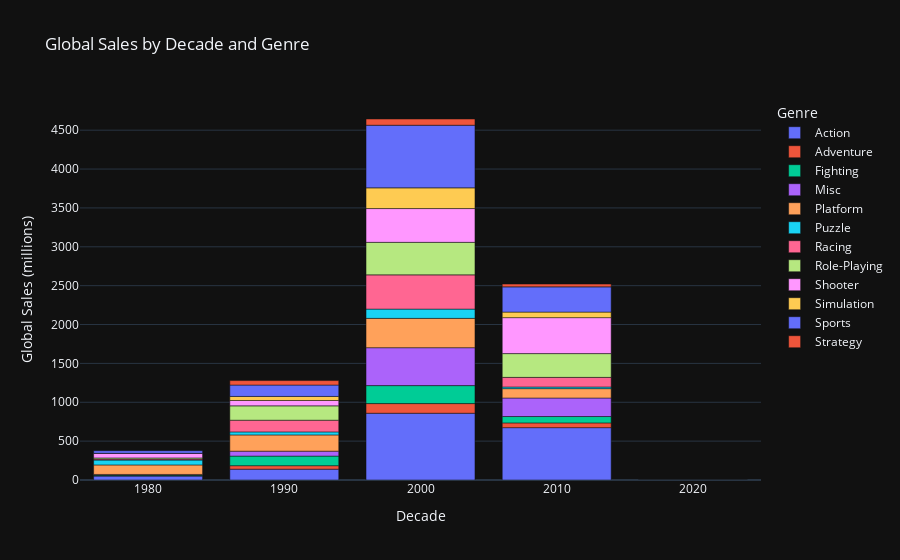

The notebook cell this image was saved under:
### Markdown cell above
Sales by decade & genre

### Code cell
fig_decade = px.bar(
    decade_genre,
    x="Decade",
    y="Global_Sales",
    color="Genre",
    title="Global Sales by Decade and Genre",
    labels={"Global_Sales": "Global Sales (millions)", "Decade": "Decade"}
)
fig_decade.show()

### Figure 1 — Plotly figure (JSON) as saved in the notebook; plotly's stock layout.template omitted (floating-point values rounded to 4 significant figures)
{"data": [{"hovertemplate": "Genre=Action<br>Decade=%{x}<br>Global Sales (millions)=%{y}<extra></extra>", "legendgroup": "Action", "marker": {"color": "#636efa", "pattern": {"shape": ""}}, "name": "Action", "orientation": "v", "showlegend": true, "textposition": "auto", "x": [1980.0, 1990.0, 2000.0, 2010.0], "xaxis": "x", "y": [51.18, 139.3, 858.9, 673.5], "yaxis": "y", "type": "bar"}, {"hovertemplate": "Genre=Adventure<br>Decade=%{x}<br>Global Sales (millions)=%{y}<extra></extra>", "legendgroup": "Adventure", "marker": {"color": "#EF553B", "pattern": {"shape": ""}}, "name": "Adventure", "orientation": "v", "showlegend": true, "textposition": "auto", "x": [1980.0, 1990.0, 2000.0, 2010.0], "xaxis": "x", "y": [4.78, 44.81, 124.2, 61.05], "yaxis": "y", "type": "bar"}, {"hovertemplate": "Genre=Fighting<br>Decade=%{x}<br>Global Sales (millions)=%{y}<extra></extra>", "legendgroup": "Fighting", "marker": {"color": "#00cc96", "pattern": {"shape": ""}}, "name": "Fighting", "orientation": "v", "showlegend": true, "textposition": "auto", "x": [1980.0, 1990.0, 2000.0, 2010.0], "xaxis": "x", "y": [7.24, 123.5, 231.3, 82.08], "yaxis": "y", "type": "bar"}, {"hovertemplate": "Genre=Misc<br>Decade=%{x}<br>Global Sales (millions)=%{y}<extra></extra>", "legendgroup": "Misc", "marker": {"color": "#ab63fa", "pattern": {"shape": ""}}, "name": "Misc", "orientation": "v", "showlegend": true, "textposition": "auto", "x": [1980.0, 1990.0, 2000.0, 2010.0], "xaxis": "x", "y": [8.45, 63.54, 487.6, 238.1], "yaxis": "y", "type": "bar"}, {"hovertemplate": "Genre=Platform<br>Decade=%{x}<br>Global Sales (millions)=%{y}<extra></extra>", "legendgroup": "Platform", "marker": {"color": "#FFA15A", "pattern": {"shape": ""}}, "name": "Platform", "orientation": "v", "showlegend": true, "textposition": "auto", "x": [1980.0, 1990.0, 2000.0, 2010.0], "xaxis": "x", "y": [122.3, 208.9, 377.3, 120.7], "yaxis": "y", "type": "bar"}, {"hovertemplate": "Genre=Puzzle<br>Decade=%{x}<br>Global Sales (millions)=%{y}<extra></extra>", "legendgroup": "Puzzle", "marker": {"color": "#19d3f3", "pattern": {"shape": ""}}, "name": "Puzzle", "orientation": "v", "showlegend": true, "textposition": "auto", "x": [1980.0, 1990.0, 2000.0, 2010.0], "xaxis": "x", "y": [62.73, 38.99, 119.3, 21.24], "yaxis": "y", "type": "bar"}, {"hovertemplate": "Genre=Racing<br>Decade=%{x}<br>Global Sales (millions)=%{y}<extra></extra>", "legendgroup": "Racing", "marker": {"color": "#FF6692", "pattern": {"shape": ""}}, "name": "Racing", "orientation": "v", "showlegend": true, "textposition": "auto", "x": [1980.0, 1990.0, 2000.0, 2010.0], "xaxis": "x", "y": [12.1, 150.4, 440.6, 123.7], "yaxis": "y", "type": "bar"}, {"hovertemplate": "Genre=Role-Playing<br>Decade=%{x}<br>Global Sales (millions)=%{y}<extra></extra>", "legendgroup": "Role-Playing", "marker": {"color": "#B6E880", "pattern": {"shape": ""}}, "name": "Role-Playing", "orientation": "v", "showlegend": true, "textposition": "auto", "x": [1980.0, 1990.0, 2000.0, 2010.0], "xaxis": "x", "y": [15.25, 184.5, 418.4, 305.7], "yaxis": "y", "type": "bar"}, {"hovertemplate": "Genre=Shooter<br>Decade=%{x}<br>Global Sales (millions)=%{y}<extra></extra>", "legendgroup": "Shooter", "marker": {"color": "#FF97FF", "pattern": {"shape": ""}}, "name": "Shooter", "orientation": "v", "showlegend": true, "textposition": "auto", "x": [1980.0, 1990.0, 2000.0, 2010.0], "xaxis": "x", "y": [59.79, 68.95, 434.7, 462.8], "yaxis": "y", "type": "bar"}, {"hovertemplate": "Genre=Simulation<br>Decade=%{x}<br>Global Sales (millions)=%{y}<extra></extra>", "legendgroup": "Simulation", "marker": {"color": "#FECB52", "pattern": {"shape": ""}}, "name": "Simulation", "orientation": "v", "showlegend": true, "textposition": "auto", "x": [1980.0, 1990.0, 2000.0, 2010.0, 2020.0], "xaxis": "x", "y": [0.51, 52.05, 266.3, 71.04, 0.29], "yaxis": "y", "type": "bar"}, {"hovertemplate": "Genre=Sports<br>Decade=%{x}<br>Global Sales (millions)=%{y}<extra></extra>", "legendgroup": "Sports", "marker": {"color": "#636efa", "pattern": {"shape": ""}}, "name": "Sports", "orientation": "v", "showlegend": true, "textposition": "auto", "x": [1980.0, 1990.0, 2000.0, 2010.0], "xaxis": "x", "y": [32.28, 146.6, 805.6, 324.8], "yaxis": "y", "type": "bar"}, {"hovertemplate": "Genre=Strategy<br>Decade=%{x}<br>Global Sales (millions)=%{y}<extra></extra>", "legendgroup": "Strategy", "marker": {"color": "#EF553B", "pattern": {"shape": ""}}, "name": "Strategy", "orientation": "v", "showlegend": true, "textposition": "auto", "x": [1990.0, 2000.0, 2010.0], "xaxis": "x", "y": [57.43, 80.1, 35.9], "yaxis": "y", "type": "bar"}], "layout": {"xaxis": {"anchor": "y", "domain": [0.0, 1.0], "title": {"text": "Decade"}}, "yaxis": {"anchor": "x", "domain": [0.0, 1.0], "title": {"text": "Global Sales (millions)"}}, "legend": {"title": {"text": "Genre"}, "tracegroupgap": 0}, "title": {"text": "Global Sales by Decade and Genre"}, "barmode": "relative"}}
